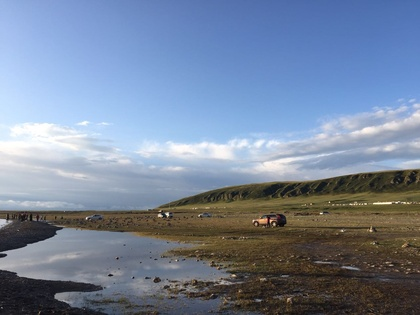
%> input picture inputs/ec8_1.jpg, 420 x 315 px, shrunk from 1280 x 960 before the run
$ octave --eval "result = briefLite(imread('inputs/ec8_1.jpg'));"   (GNU Octave 9; MATLAB toolbox functions it lacks are replaced by stand-ins)
%> lines starting %> are read from the running program, lines starting %| are printed output that depends on the picture
### createGaussianPyramid.m
function [GaussianPyramid] = createGaussianPyramid(im, sigma0, k, levels)
% function [GaussianPyramid] = createGaussianPyramid(im, sigma0, k, levels)
%%Produces Gaussian Pyramid
% inputs
% im - a grayscale image with range 0 to 1
% sigma0 - the standard deviation of the blur at level 0
% k - the multiplicative factor of sigma at each level, where sigma=sigma_0 k^l
% levels - the levels of the pyramid where the blur at each level is
% sigma=sgima0 k^l
% outputs
% A matrix of grayscale images of size (size(im),numel(levels))
%

im = im2double(im);
if size(im,3)==3
    im= rgb2gray(im);
end

GaussianPyramid = zeros([size(im),length(levels)]);
for i = 1:length(levels)
    sigma_ = sigma0*k^levels(i);
    h = fspecial('gaussian',floor(3*sigma_*2)+1,sigma_);
    GaussianPyramid(:,:,i) = imfilter(im,h);
end

### createDoGPyramid.m
function [ DoGPyramid, DoGLevels ] = createDoGPyramid( GaussianPyramid, levels )
%CREATEDOGPYRAMID Summary of this function goes here
%   The function should return DoGPyramid an R ? C ? (L ? 1) matrix of the
%   DoG pyramid created by differencing the GaussianPyramid input.

DoGLevels=2:length(levels);
DoGPyramid = zeros([size(GaussianPyramid,1),size(GaussianPyramid,2),length(DoGLevels)]);

for i = 1:length(DoGLevels)
    DoGPyramid(:,:,i) = GaussianPyramid(:,:,i+1)-GaussianPyramid(:,:,i);
end


end

### DoGdetector.m
function [ locs, GaussianPyramid ] = DoGdetector( im, sigma0, k, levels, th_contrast, th_r )
%DOGDETECTOR Summary of this function goes here
%   Detailed explanation goes here

im = im2double(im);
if size(im,3)==3
    im= rgb2gray(im);
end

GaussianPyramid = createGaussianPyramid(im, sigma0, k, levels);
[DoGPyramid, DoGLevels] = createDoGPyramid( GaussianPyramid, levels );
PrincipalCurvature = computePrincipalCurvature( DoGPyramid );
locs = getLocalExtrema( DoGPyramid, DoGLevels, PrincipalCurvature, th_contrast, th_r );


% [6 lines of commented-out code are left out]
end

### computePrincipalCurvature.m
function [ PrincipalCurvature ] = computePrincipalCurvature( DoGPyramid )
%COMPUTEPRINCIPALCURVATURE Summary of this function goes here
% The function takes in DoGPyramid generated in the previous section and
% returns PrincipalCurvature, a matrix of the same size where each point
% contains the curvature ratio R for the corresponding point in the DoG
% pyramid. R= Tr(H)^2/Det(H). H is the Hessian of DoG Function.

PrincipalCurvature = zeros(size(DoGPyramid));

for i = 1: size(DoGPyramid,3)
    [Fx, Fy]=gradient(DoGPyramid(:,:,i));
    [Dxx, Dxy]=gradient(Fx);
    [Dyx, Dyy]=gradient(Fy);
    PrincipalCurvature(:,:,i) = ((Dxx+Dyy).^2) ./ ((Dxx.*Dyy)-(Dxy.*Dyx));
end

end

### getLocalExtrema.m
function [ locs ] = getLocalExtrema( DoGPyramid, DoGLevels, PrincipalCurvature, th_contrast, th_r )
%GETLOCALEXTREMA Summary of this function goes here
% Input:
%   DoGPyramid: Difference of Guassian Pyramid,  R*C*(L-1)
%   DoGLevels: (L-1)vectors corresponding to DoGPyramid.
%   PrincipalCurvature: R*C*(L-1)matrix where each point contains the
%    curvature ratio R
%   threshold ?c should remove any point that is a local extremum
%     but does not have a Difference of Gaussian (DoG) response magnitude
%     above this threshold (i.e. |D(x,y,?)| > ?c).
%   threshold ?r should remove any edge-like points
%    that have too large a principal curvature ratio R.
% Output:
%   locs: N*3 matrix, each entry(x,y,DoGLevels(l)) specipied a point where the DoG
%    pyramid achieves a local extrema and and also satisfies the two
%    thresholds.

Ic=find(abs(DoGPyramid)>th_contrast);
Ir=find(abs(PrincipalCurvature)<th_r);
[I,~,~]=intersect(Ic,Ir);
[R,C,L]=size(DoGPyramid);
isLocalMax=ones(R,C,L);
isLocalMin=isLocalMax;

index=1;
for i=1:length(I)
    l=fix((I(i)-1)/(R*C))+1;
    r=mod(I(i)-1,R*C);
    y=fix(r/R)+1;
    x=mod(r,R)+1;
    if (isLocalMax(x,y,l) || isLocalMin(x,y,l))
    %if ((x>1) && (x<R) && (y>1) && (y<C) && (l>1) && (l<L))
        [flag,isLocalMax,isLocalMin] = isLocalExtrema(x,y,l,DoGPyramid, isLocalMax, isLocalMin);
        if (flag)
            locs(index,:)=[y,x,DoGLevels(l)] ;
            index=index+1;
        end
    %end
    end
end

end


function [flag,isLocalMax,isLocalMin] = isLocalExtrema(x,y,l,DoGPyramid, isLocalMax, isLocalMin)
    flagMax=1;
    flagMin=1;
    istart=max(x-1,1);
    jstart=max(y-1,1);
    iend=min(x+1,size(DoGPyramid,1));
    jend=min(y+1,size(DoGPyramid,2));
    num=DoGPyramid(x,y,l);
    for i=istart:iend
        for j=jstart:jend
            if ((i==x) && (j==y))
                continue;
            end
            if (flagMax) && (DoGPyramid(i,j,l)>=num)
                flagMax=0;
            end
            if (flagMin) && (DoGPyramid(i,j,l)<=num)
                flagMin=0;
            end
            if (flagMax==0) && (flagMin==0)
                break;
            end
        end
        if (flagMax==0) && (flagMin==0)
            break;
        end
    end

    if (l>1)
        if (flagMax) && (DoGPyramid(x,y,l-1)>=num)
            flagMax=0;
        end
        if (flagMin) && (DoGPyramid(x,y,l-1)<=num)
            flagMin=0;
        end
    end

    if (l<size(DoGPyramid,3))
        if (flagMax) && (DoGPyramid(x,y,l+1)>=num)
            flagMax=0;
        end
        if (flagMin) && (DoGPyramid(x,y,l+1)<=num)
            flagMin=0;
        end
    end


    if (flagMax)
    for i=istart:iend
        for j=jstart:jend
            if ((i==x) && (j==y))
                continue;
            end
            isLocalMax(i,j,l)=0;
        end
    end
    if (l>1)
        isLocalMax(x,y,l-1)=0;
    end
    if (l<size(DoGPyramid,3))
        isLocalMax(x,y,l+1)=0;
    end
    end

    if (flagMin)
    for i=istart:iend
        for j=jstart:jend
            if ((i==x) && (j==y))
                continue;
            end
            isLocalMin(i,j,l)=0;
        end
    end
    if (l>1)
        isLocalMin(x,y,l-1)=0;
    end
    if (l<size(DoGPyramid,3))
        isLocalMin(x,y,l+1)=0;
    end
    end

    flag=flagMax || flagMin;
end

### computeBrief.m
function [ locs, desc ] = computeBrief( im, locs, levels, compareX, compareY )
%COMPUTEBRIEF Summary of this function goes here
%   Detailed explanation goes here
load('params.mat');
GaussianPyramid = createGaussianPyramid(im, sigma0, k, levels);

old_locs=locs;
[R,C]=size(im);
n=length(compareX);
desc=[];
locs=[];
for i=1:length(old_locs)
    y=old_locs(i,1);
    x=old_locs(i,2);
    l=old_locs(i,3);
    %Gim=GaussianPyramid(:,:,l);
    if ((x-4>=1) && (x+4<=R) && (y-4>=1) && (y+4<=C))
        % [9 lines of commented-out code are left out]

        pathes = GaussianPyramid(x-4:x+4,y-4:y+4,l);
        p1=(compareX(:,2)+4)*9+compareX(:,1)+5;
        p2=(compareY(:,2)+4)*9+compareY(:,1)+5;
        A=zeros(1,n);
        I=find((pathes(p1)-pathes(p2))<0);
        A(1,I)=1;
        desc=[desc;A];
        locs=[locs;old_locs(i,:)];

    end
end


end

### briefLite.m
function [ locs,  desc] = briefLite( im )
%BRIEFLITE Summary of this function goes here
%   Detailed explanation goes here
load('testPattern.mat');
load('params.mat');

im = im2double(im);
if size(im,3)==3
    im= rgb2gray(im);
end
[ locs, GaussianPyramid ] = DoGdetector( im, sigma0, k, levels, th_contrast, th_r );
[ locs, desc ] = computeBrief( im, locs, levels, compareX, compareY );

end
%> in briefLite, `im= rgb2gray(im);`:
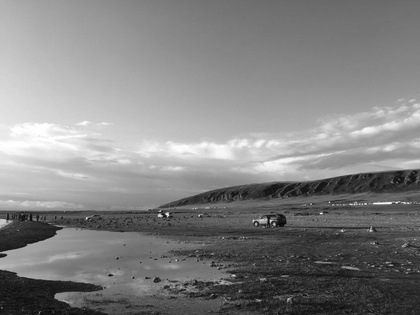
%> im: size 315x420 double; min 0.0176, max 1, mean 0.517
%> in DoGdetector, `[DoGPyramid, DoGLevels] = createDoGPyramid( GaussianPyramid, levels );`: DoGLevels = [2 3 4 5 6]
%> the loop in computePrincipalCurvature, `for i = 1: size(DoGPyramid,3)` made 5 passes
%> pass 1, in computePrincipalCurvature, `[Fx, Fy]=gradient(DoGPyramid(:,:,i));`:
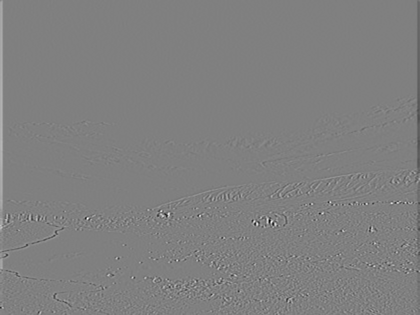
%> Fx: size 315x420 double; min -0.0891, max 0.0883, mean 4.6e-05; drawn with min black and max white
%> pass 1, in computePrincipalCurvature, `[Fx, Fy]=gradient(DoGPyramid(:,:,i));`:
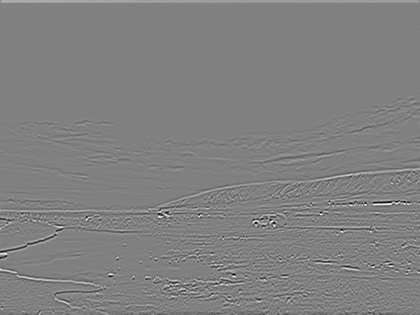
%> Fy: size 315x420 double; min -0.0699, max 0.0686, mean 9.46e-05; drawn with min black and max white
%> pass 1, in computePrincipalCurvature, `[Dxx, Dxy]=gradient(Fx);`:
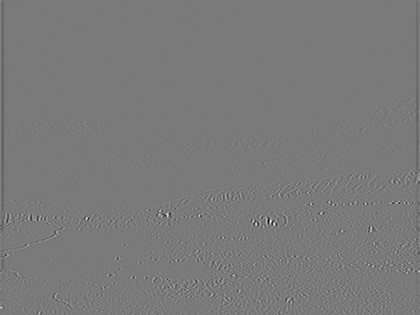
%> Dxx: size 315x420 double; min -0.0745, max 0.0807, mean -8.16e-05; drawn with min black and max white
%> pass 1, in computePrincipalCurvature, `[Dxx, Dxy]=gradient(Fx);`:
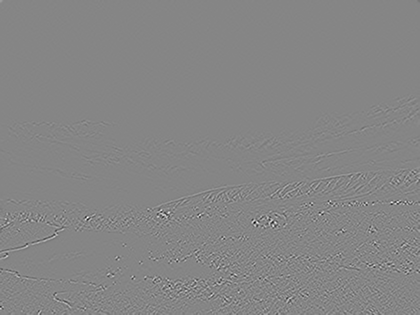
%> Dxy: size 315x420 double; min -0.0573, max 0.052, mean -2.69e-07; drawn with min black and max white
%> in getLocalExtrema, `Ic=find(abs(DoGPyramid)>th_contrast);`: Ic = 21622 values from 1 to 661352
%> in getLocalExtrema, `Ir=find(abs(PrincipalCurvature)<th_r);`: Ir = 511151 values from 1 to 661500
%> the loop in getLocalExtrema, `for i=1:length(I)` made 8729 passes
%> (r, x, istart in isLocalExtrema, iend in isLocalExtrema, num in isLocalExtrema, flag) on passes 1 to 12: (0, 1, 1, 2, -0.083, true), (1, 2, 1, 3, -0.0795, false), (2, 3, 2, 4, -0.0598, false), (3, 4, 3, 5, -0.0575, false), (4, 5, 4, 6, -0.0573, false), (5, 6, 5, 7, -0.0573, false), (6, 7, 6, 8, -0.0574, false), (7, 8, 7, 9, -0.0575, false), (8, 9, 8, 10, -0.0597, true), (9, 10, 9, 11, -0.0587, false), (10, 11, 10, 12, -0.0568, false), (11, 12, 11, 13, -0.0574, false)
%> (r, x) on pass 53: (122, 123)
%> after the loop in computeBrief, `for i=1:length(old_locs)`:
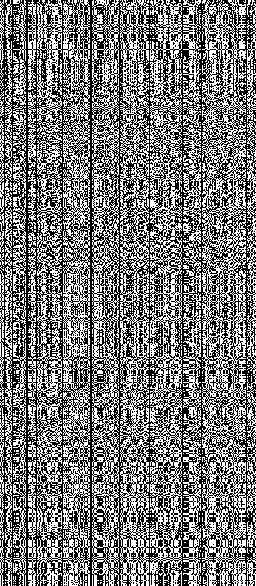
%> desc: size 586x256 double; values 0 (black) and 1 (white), 47.9% white in thin lines or dots
